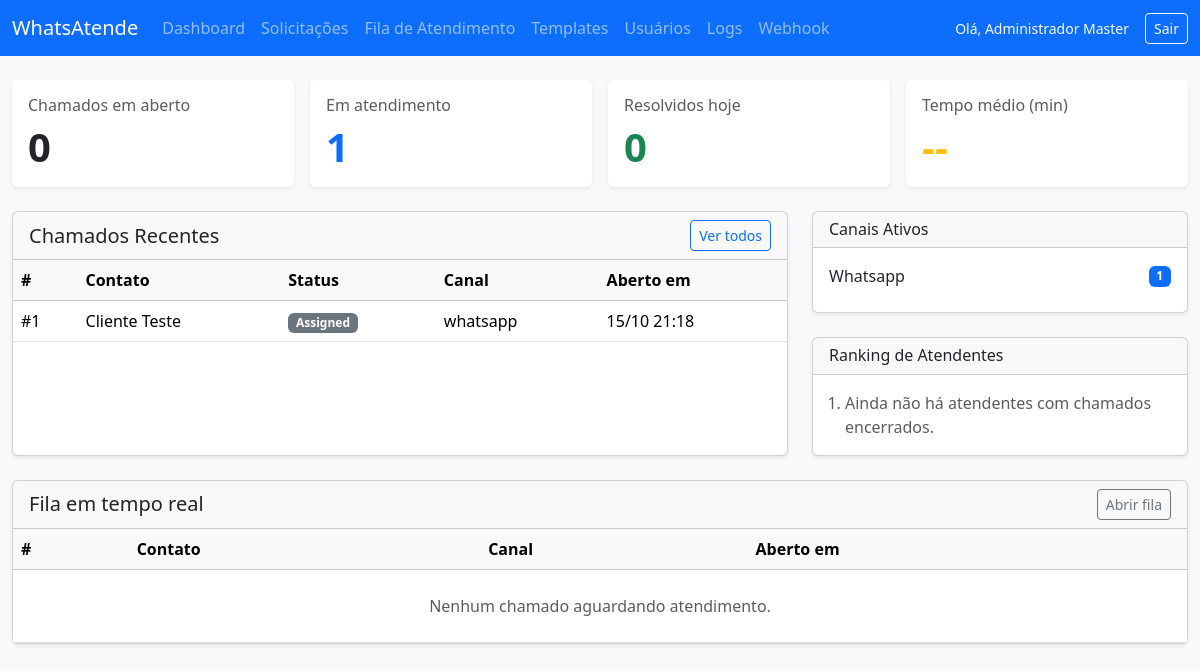
The page /admin (signed in) on the database its author committed.
### tables this page shows
CREATE TABLE IF NOT EXISTS tickets (
    id BIGINT UNSIGNED AUTO_INCREMENT PRIMARY KEY,
    contact_id BIGINT UNSIGNED NOT NULL,
    subject VARCHAR(191) NULL,
    status ENUM('open','assigned','resolved','closed') NOT NULL DEFAULT 'open',
    priority ENUM('low','normal','high','urgent') NOT NULL DEFAULT 'normal',
    assigned_user_id BIGINT UNSIGNED NULL,
    opened_at DATETIME NOT NULL DEFAULT CURRENT_TIMESTAMP,
    closed_at DATETIME NULL,
    sla_due_at DATETIME NULL,
    channel VARCHAR(60) NOT NULL DEFAULT 'whatsapp',
    CONSTRAINT fk_tickets_contact FOREIGN KEY (contact_id) REFERENCES contacts(id)
        ON UPDATE CASCADE,
    CONSTRAINT fk_tickets_assigned_user FOREIGN KEY (assigned_user_id) REFERENCES users(id)
        ON UPDATE CASCADE
);

CREATE TABLE IF NOT EXISTS contacts (
    id BIGINT UNSIGNED AUTO_INCREMENT PRIMARY KEY,
    external_id VARCHAR(190) NOT NULL UNIQUE,
    display_name VARCHAR(150) NULL,
    phone VARCHAR(25) NULL,
    email VARCHAR(190) NULL,
    last_interaction_at DATETIME NULL,
    created_at DATETIME NOT NULL DEFAULT CURRENT_TIMESTAMP,
    updated_at DATETIME NOT NULL DEFAULT CURRENT_TIMESTAMP ON UPDATE CURRENT_TIMESTAMP
);

### app/helpers.php (called while the page is built, shortened)
<?php
function base_path(string $path = ''): string
{
    $base = dirname(__DIR__);
    return $path === '' ? $base : $base . DIRECTORY_SEPARATOR . ltrim($path, DIRECTORY_SEPARATOR);
}
function view(string $name, array $data = []): void
{
    $viewPath = base_path('app/Views/' . str_replace(['.', '\\'], '/', $name) . '.php');
    extract($data, EXTR_SKIP);
    require $viewPath;
}

### app/Controllers/Admin/DashboardController.php (called while the page is built, shortened)
<?php
class DashboardController
{
    public function index(): void
    {
        $summary = $this->dashboardService->summary();
        $recentTickets = $this->dashboardService->recentTickets();
        $channels = $this->dashboardService->channelBreakdown();
        $leaderboard = $this->dashboardService->agentLeaderboard();
        $queue = $this->ticketService->getOpenQueue();
        view('admin/dashboard', [
            'summary' => $summary,
            'recentTickets' => $recentTickets,
            'channels' => $channels,
            'leaderboard' => $leaderboard,
            'queue' => $queue,
        ]);
    }
}

### app/Services/DashboardService.php (called while the page is built, shortened)
<?php
class DashboardService
{
    public function summary(): array
    {
        $summary = [
            'open' => 0,
            'assigned' => 0,
            'resolved_today' => 0,
            'average_resolution_minutes' => null,
        ];
        $stmt = $this->connection->query(
            "SELECT status, COUNT(*) AS total FROM tickets GROUP BY status"
        );
        foreach ($stmt->fetchAll(PDO::FETCH_ASSOC) as $row) {
            $summary[$row['status']] = (int) $row['total'];
        }
        $summary['open'] = $summary['open'] ?? 0;
        $summary['assigned'] = $summary['assigned'] ?? 0;
        $stmtResolved = $this->connection->query(
            "SELECT COUNT(*) FROM tickets WHERE status IN ('resolved','closed') AND DATE(closed_at) = CURRENT_DATE()"
        );
        $summary['resolved_today'] = (int) $stmtResolved->fetchColumn();
        $stmtAverage = $this->connection->query(
            'SELECT AVG(resolution_time_seconds) FROM ticket_metrics WHERE resolution_time_seconds IS NOT NULL'
        );
        $avg = $stmtAverage->fetchColumn();
        $summary['average_resolution_minutes'] = $avg ? round(((int) $avg) / 60, 1) : null;
        return $summary;
    }
    public function recentTickets(int $limit = 6): array
    {
        $stmt = $this->connection->prepare(
            'SELECT t.id, c.display_name AS contact_name, t.status, t.channel, t.opened_at, t.closed_at '
            . 'FROM tickets t INNER JOIN contacts c ON c.id = t.contact_id '
            . 'ORDER BY t.opened_at DESC LIMIT :limit'
        );
        $stmt->bindValue(':limit', $limit, PDO::PARAM_INT);
        $stmt->execute();
        return $stmt->fetchAll(PDO::FETCH_ASSOC);
    }
    public function channelBreakdown(): array
    {
        $stmt = $this->connection->query(
            'SELECT channel, COUNT(*) AS total FROM tickets GROUP BY channel ORDER BY total DESC'
        );
        return $stmt->fetchAll(PDO::FETCH_ASSOC);
    }
}

### app/Views/admin/dashboard.php (the view, shortened to what this page needs)
<!doctype html>
<html lang="pt-BR">
<head>
    <link href="https://cdn.jsdelivr.net/npm/bootstrap@5.3.3/dist/css/bootstrap.min.css" rel="stylesheet">
</head>
<body class="bg-light">
<?php include base_path('app/Views/admin/partials/nav.php'); ?>
<div class="container-fluid py-4">
    <div class="row g-3 mb-4">
        <div class="col-sm-6 col-xl-3">
            <div class="card shadow-sm border-0">
                <div class="card-body">
                    <h6 class="text-muted">Chamados em aberto</h6>
                    <p class="display-6 fw-bold mb-0"><?= (int) ($summary['open'] ?? 0) ?></p>
                </div>
            </div>
        </div>
        <div class="col-sm-6 col-xl-3">
            <div class="card shadow-sm border-0">
                <div class="card-body">
                    <h6 class="text-muted">Em atendimento</h6>
                    <p class="display-6 fw-bold mb-0 text-primary"><?= (int) ($summary['assigned'] ?? 0) ?></p>
                </div>
            </div>
        </div>
        <div class="col-sm-6 col-xl-3">
            <div class="card shadow-sm border-0">
                <div class="card-body">
                    <h6 class="text-muted">Resolvidos hoje</h6>
                    <p class="display-6 fw-bold mb-0 text-success"><?= (int) ($summary['resolved_today'] ?? 0) ?></p>
                </div>
            </div>
        </div>
        <div class="col-sm-6 col-xl-3">
            <div class="card shadow-sm border-0">
                <div class="card-body">
                    <h6 class="text-muted">Tempo médio (min)</h6>
                    <p class="display-6 fw-bold mb-0 text-warning">
                        <?= $summary['average_resolution_minutes'] !== null ? htmlspecialchars((string) $summary['average_resolution_minutes']) : '--' ?>
                    </p>
                </div>
            </div>
        </div>
    </div>
    <div class="row g-4">
        <div class="col-lg-8">
            <div class="card shadow-sm h-100">
                <div class="card-header d-flex justify-content-between align-items-center">
                    <h5 class="mb-0">Chamados Recentes</h5>
                    <a href="/admin/tickets" class="btn btn-sm btn-outline-primary">Ver todos</a>
                </div>
                <div class="card-body p-0">
                    <div class="table-responsive">
                        <table class="table align-middle mb-0">
                            <thead class="table-light">
                            <tr>
                                <th>#</th>
                                <th>Contato</th>
                                <th>Status</th>
                                <th>Canal</th>
                                <th>Aberto em</th>
                            </tr>
                            </thead>
                            <tbody>
                            <?php foreach ($recentTickets as $ticket): ?>
                                <tr>
                                    <td>#<?= htmlspecialchars((string) $ticket['id']) ?></td>
                                    <td><?= htmlspecialchars((string) ($ticket['contact_name'] ?? '')) ?></td>
                                    <td><span class="badge bg-secondary text-capitalize"><?= htmlspecialchars((string) ($ticket['status'] ?? '')) ?></span></td>
                                    <td><?= htmlspecialchars((string) ($ticket['channel'] ?? 'whatsapp')) ?></td>
                                    <td><?= htmlspecialchars(date('d/m H:i', strtotime($ticket['opened_at'] ?? 'now'))) ?></td>
                                </tr>
                            <?php endforeach; ?>
                            </tbody>
                        </table>
                    </div>
                </div>
            </div>
        </div>
        <div class="col-lg-4">
            <div class="card shadow-sm mb-4">
                <div class="card-header">
                    <h6 class="mb-0">Canais Ativos</h6>
                </div>
                <div class="card-body">
                    <?php foreach ($channels as $channel): ?>
                        <div class="d-flex justify-content-between align-items-center mb-2">
                            <span class="text-capitalize"><?= htmlspecialchars((string) ($channel['channel'] ?? '')) ?></span>
                            <span class="badge bg-primary"><?= (int) ($channel['total'] ?? 0) ?></span>
                        </div>
                    <?php endforeach; ?>
                </div>
            </div>
            <div class="card shadow-sm">
                <div class="card-header">
                    <h6 class="mb-0">Ranking de Atendentes</h6>
                </div>
                <div class="card-body">
                    <ol class="mb-0 ps-3">
                        <?php if (empty($leaderboard)): ?>
                            <li class="text-muted">Ainda não há atendentes com chamados encerrados.</li>
                        <?php endif; ?>
                    </ol>
                </div>
            </div>
        </div>
    </div>
    <div class="card shadow-sm mt-4">
        <div class="card-header d-flex justify-content-between align-items-center">
            <h5 class="mb-0">Fila em tempo real</h5>
            <a href="/tickets" class="btn btn-sm btn-outline-secondary">Abrir fila</a>
        </div>
        <div class="card-body p-0">
            <div class="table-responsive">
                <table class="table align-middle mb-0">
                    <thead class="table-light">
                    <tr>
                        <th>#</th>
                        <th>Contato</th>
                        <th>Canal</th>
                        <th>Aberto em</th>
                    </tr>
                    </thead>
                    <tbody>
                    <?php if (empty($queue)): ?>
                        <tr>
                            <td colspan="4" class="text-center text-muted py-4">Nenhum chamado aguardando atendimento.</td>
                        </tr>
                    <?php endif; ?>
                    </tbody>
                </table>
            </div>
        </div>
    </div>
</div>
</body>
</html>

### public/index.php (shortened to what this page needs)
<?php
require __DIR__ . '/../app/helpers.php';
if (!function_exists('resolve')) {
    function resolve(string $abstract): mixed
    {
        $entry = $GLOBALS['container'][$abstract];
        if (is_callable($entry)) {
            $entry = $entry();
        }
        return $entry;
    }
}
$routes = require base_path('routes/web.php');
$uri = parse_url($_SERVER['REQUEST_URI'] ?? '/', PHP_URL_PATH) ?: '/';
foreach ($routes as [$httpVerb, $pattern, $handler]) {
    $regex = '#^' . preg_replace('#\{([^}/]+)\}#', '(?P<$1>[^/]+)', $pattern) . '$#';
    if (!preg_match($regex, $uri, $matches)) {
        continue;
    }
    $params = array_filter(
        $matches,
        static fn ($key) => !is_int($key),
        ARRAY_FILTER_USE_KEY
    );
    $params = array_map(static fn ($value) => is_numeric($value) ? (int) $value : $value, $params);
    if (is_array($handler)) {
        [$class, $action] = $handler;
        $controller = resolve($class);
        $controller->{$action}(...array_values($params));
    } elseif (is_callable($handler)) {
        $handler(...array_values($params));
    }
    break;
}

### rows shown on the page
tickets: id "1", contact.display_name "Cliente Teste", status "Assigned", channel "whatsapp", opened_at "15/10 21:18"

### other values the page prints
$summary['open'] "0"
$summary['assigned'] "1"
$summary['resolved_today'] "0"
$channel['channel'] "Whatsapp"
$channel['total'] "1"
